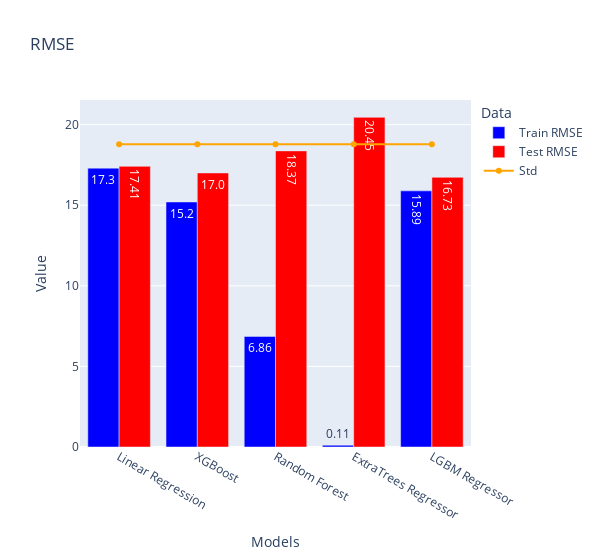

The cell this chart's notebook holds for it:
### Code cell
fig = go.Figure()

# Bar chart for RMSE
fig.add_trace(go.Bar(
    x=models,
    y=train_rmse,
    name='Train RMSE',
    marker_color='blue',
    text=train_rmse,  # Add this line to specify the text for each bar
    # 'auto' places the text inside the bars; you can also use 'outside' or 'inside'
    textposition='auto'
))

fig.add_trace(go.Bar(
    x=models,
    y=test_rmse,
    name='Test RMSE',
    marker_color='red',
    text=test_rmse,  # Add this line to specify the text for each bar
    # 'auto' places the text inside the bars; you can also use 'outside' or 'inside'
    textposition='auto'
))
# Update the layout
fig.update_layout(
    barmode='group',
    title='RMSE',
    xaxis_title='Models',
    yaxis_title='Value',
    legend_title='Data',
    width=600,
    # plot_bgcolor='rgba(0,0,0,0)',  # Set plot background color to transparent
    # paper_bgcolor='rgba(0,0,0,0)'
)

# # Line chart for std
# fig.add_trace(go.Scatter(
#     x=models,
#     y=[stdev for model in models],
#     mode='lines+markers',
#     name='Std',
#     line=dict(color='green', width=2)
# ))

# Line chart for std
fig.add_trace(go.Scatter(
    x=models,
    y=[standard_deviation for i in range(len(models))],
    mode='lines+markers',
    name='Std',
    line=dict(color='orange', width=2)
))
fig.show()

### Figure 1 — Plotly figure (JSON) as saved in the notebook; plotly's stock layout.template omitted (floating-point values rounded to 4 significant figures)
{"data": [{"marker": {"color": "blue"}, "name": "Train RMSE", "text": ["17.3", "15.2", "6.86", "0.11", "15.89"], "textposition": "auto", "type": "bar", "x": ["Linear Regression", "XGBoost", "Random Forest", "ExtraTrees Regressor", "LGBM Regressor"], "y": [17.3, 15.2, 6.86, 0.11, 15.89]}, {"marker": {"color": "red"}, "name": "Test RMSE", "text": ["17.41", "17.0", "18.37", "20.45", "16.73"], "textposition": "auto", "type": "bar", "x": ["Linear Regression", "XGBoost", "Random Forest", "ExtraTrees Regressor", "LGBM Regressor"], "y": [17.41, 17, 18.37, 20.45, 16.73]}, {"line": {"color": "orange", "width": 2}, "mode": "lines+markers", "name": "Std", "type": "scatter", "x": ["Linear Regression", "XGBoost", "Random Forest", "ExtraTrees Regressor", "LGBM Regressor"], "y": [18.78, 18.78, 18.78, 18.78, 18.78]}], "layout": {"barmode": "group", "legend": {"title": {"text": "Data"}}, "title": {"text": "RMSE"}, "width": 600, "xaxis": {"title": {"text": "Models"}}, "yaxis": {"title": {"text": "Value"}}}}
